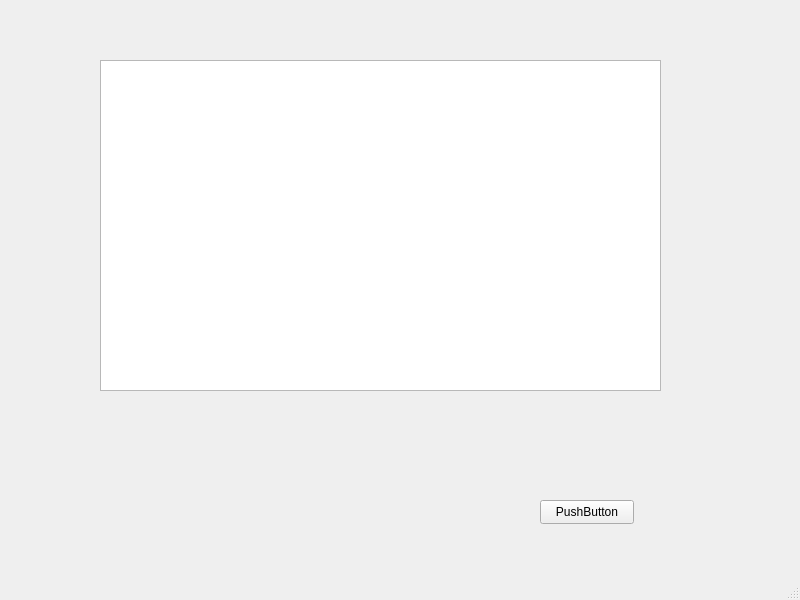
<?xml version="1.0" encoding="UTF-8"?>
<ui version="4.0">
 <class>MainWindow</class>
 <widget class="QMainWindow" name="MainWindow">
  <property name="geometry">
   <rect>
    <x>0</x>
    <y>0</y>
    <width>800</width>
    <height>600</height>
   </rect>
  </property>
  <property name="windowTitle">
   <string>MainWindow</string>
  </property>
  <widget class="QWidget" name="centralwidget">
   <widget class="QGraphicsView" name="gv_center">
    <property name="geometry">
     <rect>
      <x>100</x>
      <y>60</y>
      <width>561</width>
      <height>331</height>
     </rect>
    </property>
   </widget>
   <widget class="QPushButton" name="pb_debug">
    <property name="geometry">
     <rect>
      <x>540</x>
      <y>500</y>
      <width>94</width>
      <height>24</height>
     </rect>
    </property>
    <property name="text">
     <string>PushButton</string>
    </property>
   </widget>
  </widget>
  <widget class="QMenuBar" name="menubar">
   <property name="geometry">
    <rect>
     <x>0</x>
     <y>0</y>
     <width>800</width>
     <height>21</height>
    </rect>
   </property>
  </widget>
  <widget class="QStatusBar" name="statusbar"/>
 </widget>
 <resources/>
 <connections/>
</ui>
